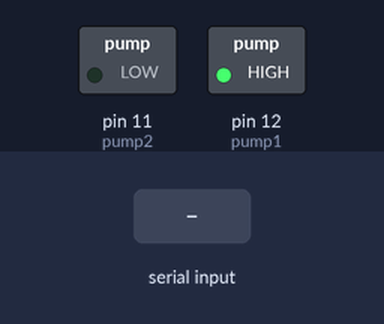
Bench run of a sketch on a simulated Arduino Uno, built with avr-gcc and run on an emulated ATmega328P. Parts: switched loads named in the sketch (green lamp = pin HIGH). The test bench sets the inputs (shaded band).

Above: at 1.2 s.
1.3 s: "j" received over Serial
At 2.3 s:
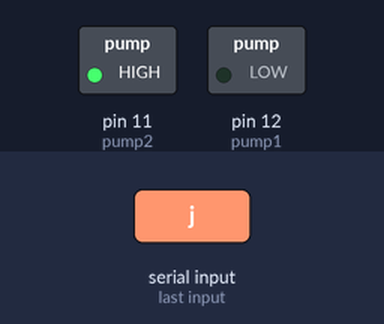
2.8 s: "i" received over Serial
At 3.4 s:
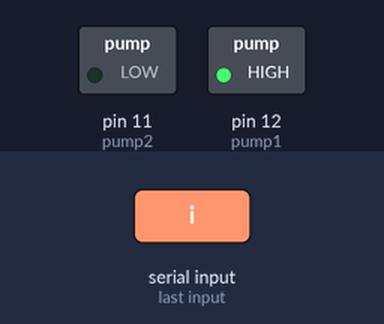
Timing chart, 0 to 5.8 s (numbered marks = the images above; inputs shaded):
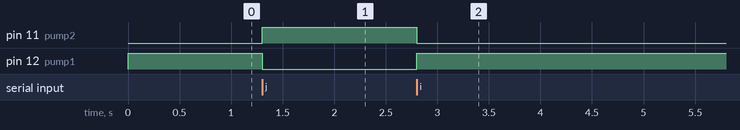

Measured:
- after the input at 1.3 s, pin 11 (pump2): LOW → HIGH at once; pin 12 (pump1): HIGH → LOW at once
- after the input at 2.8 s, pin 11 (pump2): HIGH → LOW at once; pin 12 (pump1): LOW → HIGH at once

The sketch:

PumpController.ino
```cpp
#include <SoftwareSerial.h>
int pump1 = 12;
int pump2 = 11;
char inChar;
void setup() {
    Serial.begin(9600);
    pinMode(pump1, OUTPUT);
    pinMode(pump2, OUTPUT);
    digitalWrite(pump1,HIGH);
    digitalWrite(pump2,LOW);
}

void loop() {
    if (Serial.available() > 0) {
        inChar = Serial.read();
        if(inChar == 'i'){
            digitalWrite(pump1,HIGH);
            digitalWrite(pump2,LOW);
        }
        if(inChar == 'j'){
            digitalWrite(pump1,LOW);
            digitalWrite(pump2,HIGH);
        }
    }
}
```
